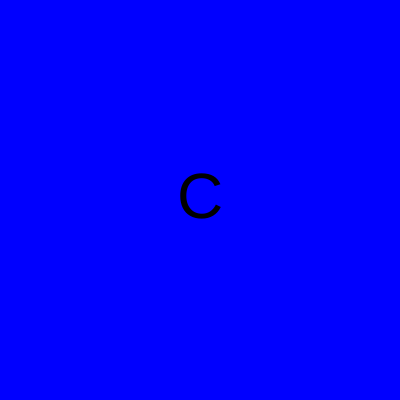
Frame 1 (no input)
Frame 60 (no input): identical to frame 1, image omitted
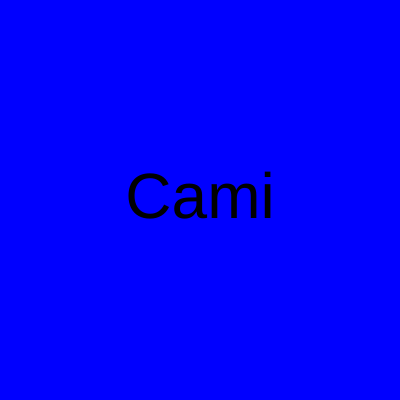
Frame 120 (the mouse pressed at the canvas centre since frame 60)

The p5.js sketch that drew these frames (run headless with seeded random() and noise() and a simulated clock; from frame 60 on, the mouse is pressed at the canvas centre):

// p5.js sketch
// ── sketch.js
let palavra;//comprimento da letra

function setup() {//configuraçao 
  createCanvas(400, 400);//tamanho da tela
  
  
  let palavras = ["Caminhante", "Caminho", "Caminha"];//palavras que aparecem
  
  palavra = random(palavras);//palavra aleatoria
}

function inicializaCores() {// funçao que inicializa as cores 
  
  background("blue");//cor de fundo 
  fill("black");// cor da letra
  textSize(64);//tamanho da letra
  textAlign(CENTER, CENTER);// localizaçao da letra 
}

function draw() {//desenhar
  
  inicializaCores();//da play nas cores

  let maximo = width;//tamanho maximo da palavra 
  let minimo = 0;//tamanho minimo da letra
  // mouseX, 0, width ==> 0, palavra.length
  
  let quantidade = map(mouseX, 0, width, 1, palavra.length);//deixe quantidade
  //console.log(quantidade);
  let parcial = palavra.substring(0, quantidade);//deixar parcial
  text(parcial, 200, 200);//deixar o texto parcial
  
}
